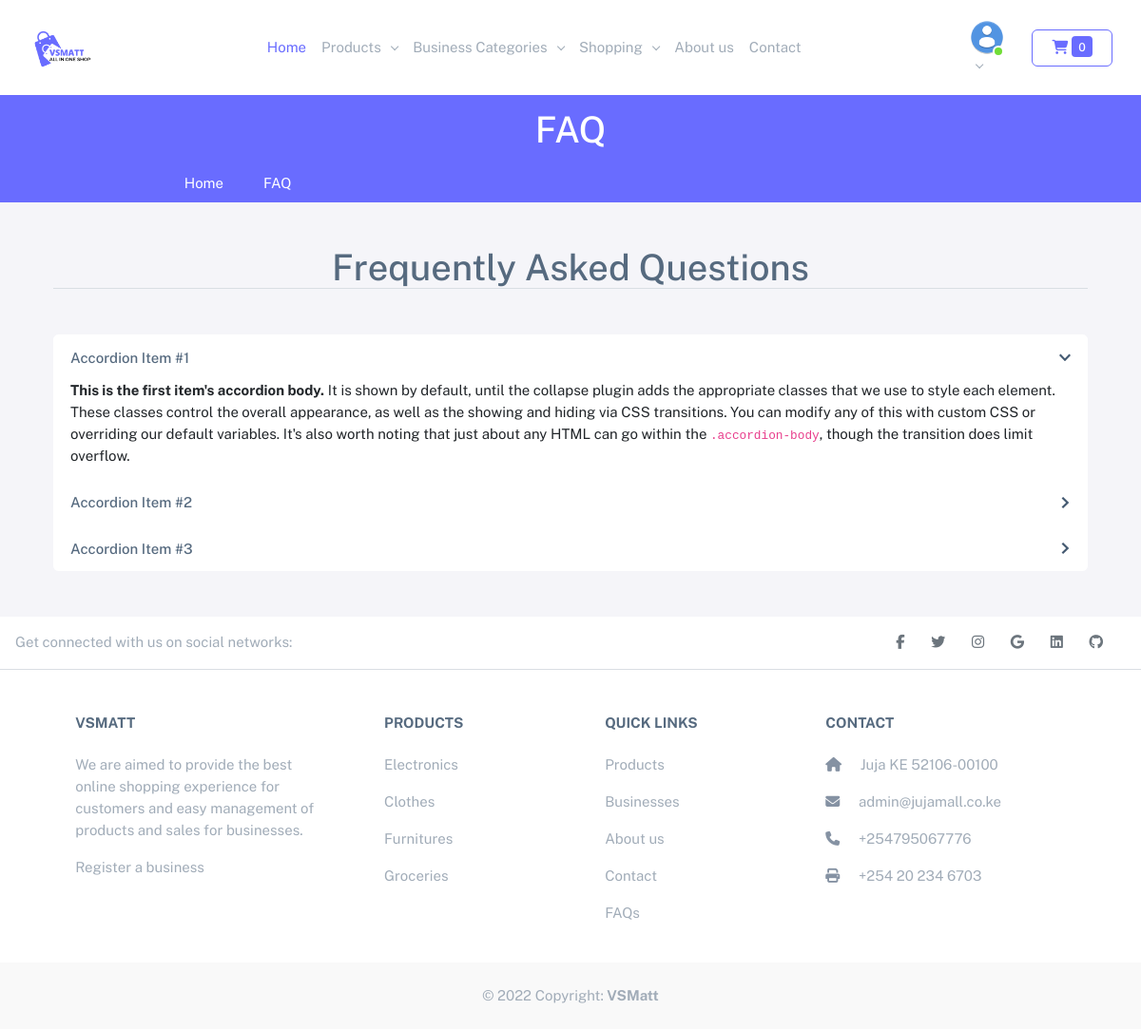
Page /faq on the committed database.
### core/models.py (models this page shows, shortened)
class JujaMall(models.Model):
    title = models.CharField(max_length=255)
    logo = models.ImageField(upload_to='uploads/jujamall/logo', blank=True, null=True)
    about_us = models.TextField(blank=True, null=True)
    phone_number = PhoneNumberField(blank=True, null=True)
    twitter = models.URLField(blank=True, null=True)
    facebook = models.URLField(blank=True, null=True)
    linkedin = models.URLField(blank=True, null=True)
    instagram = models.URLField(blank=True, null=True)
    github = models.URLField(blank=True, null=True)
    email = models.EmailField(blank=True, null=True)
    address = models.CharField(blank=True, null=True, max_length=256)
    set_current = models.BooleanField(default=False)
    longitude = models.DecimalField(max_digits=22, decimal_places=16, default=37.0106327842076)
    latitude = models.DecimalField(max_digits=22, decimal_places=16, default=-1.1139084362152138)
    def __str__(self):
        return self.title

### core/views.py (the view)
# urls.py: path('faq', views.faq, name='faq'),
def faq(request):
    title = 'FAQ'
    context = {
        'title': title,
    }
    return render(request, 'faq.html', context)

### business/context_processor.py (called while the page is built)
def business_categories(request):
    return {'business_categories': BusinessCategory.objects.all()}

### business/models.py (called while the page is built)
    def __str__(self):
        return self.title

    def get_absolute_url(self):
        return reverse('business:category', args=[self.slug])

### cart/cart.py (called while the page is built)
    def __len__(self):
        return sum(item['quantity'] for item in self.cart.values())

### cart/context_processor.py (called while the page is built)
def cart(request):
    return {'cart': Cart(request)}

### core/context_processor.py (called while the page is built)
def jujamall(request):
    return {'jujamall': JujaMall.objects.filter(set_current=True).first()}

### products/context_processor.py (called while the page is built)
def product_categories(request):
    return {"product_categories": ProductCategory.objects.all()}

### products/models.py (called while the page is built)
    def __str__(self):
        return self.title

    def get_absolute_url(self):
        return reverse(
            'products:category',
            args=[
                self.slug
            ])

### templates/faq.html (shortened to what this page needs)
{% extends 'base.html' %}
{% load static %}
{% block content %}
<div class="container my-5">
    <h1 class="border-bottom my-5 text-center">Frequently Asked Questions</h1>
    <div class="accordion" id="accordionPanelsStayOpenExample">
        <div class="accordion-item">
        <h2 class="accordion-header" id="panelsStayOpen-headingOne">
            <button class="accordion-button" type="button" data-bs-toggle="collapse" data-bs-target="#panelsStayOpen-collapseOne" aria-expanded="true" aria-controls="panelsStayOpen-collapseOne">
            Accordion Item #1
            </button>
        </h2>
        <div id="panelsStayOpen-collapseOne" class="accordion-collapse collapse show" aria-labelledby="panelsStayOpen-headingOne">
            <div class="accordion-body">
            <strong>This is the first item's accordion body.</strong> It is shown by default, until the collapse plugin adds the appropriate classes that we use to style each element. These classes control the overall appearance, as well as the showing and hiding via CSS transitions. You can modify any of this with custom CSS or overriding our default variables. It's also worth noting that just about any HTML can go within the <code>.accordion-body</code>, though the transition does limit overflow.
            </div>
        </div>
        </div>
        <div class="accordion-item">
        <h2 class="accordion-header" id="panelsStayOpen-headingTwo">
            <button class="accordion-button collapsed" type="button" data-bs-toggle="collapse" data-bs-target="#panelsStayOpen-collapseTwo" aria-expanded="false" aria-controls="panelsStayOpen-collapseTwo">
            Accordion Item #2
            </button>
        </h2>
        </div>
        <div class="accordion-item">
        <h2 class="accordion-header" id="panelsStayOpen-headingThree">
            <button class="accordion-button collapsed" type="button" data-bs-toggle="collapse" data-bs-target="#panelsStayOpen-collapseThree" aria-expanded="false" aria-controls="panelsStayOpen-collapseThree">
            Accordion Item #3
            </button>
        </h2>
        </div>
    </div>
</div>
{% endblock %}

### templates/partials/footer.html
<footer class="text-center text-lg-start bg-white text-muted">
    <section class="d-flex justify-content-center justify-content-lg-between p-3 border-bottom">
      <div class="me-5 d-none d-lg-block">
        <span>Get connected with us on social networks:</span>
      </div>
      <div>
        {% if jujamall.facebook %}
          <a href="{{ jujamall.facebook }}" class="me-4 link-secondary">
            <i class="fab fa-facebook-f"></i>
          </a>
        {% endif %}
        {% if jujamall.twitter %}
          <a href="{{ jujamall.twitter }}" class="me-4 link-secondary">
            <i class="fab fa-twitter"></i>
          </a>
        {% endif %}
        {% if jujamall.instagram %}
          <a href="{{ jujamall.instagram }}" class="me-4 link-secondary">
            <i class="fab fa-instagram"></i>
          </a>
        {% endif %}
        {% if jujamall.email %}
          <a href="mailto:{{ jujamall.email }}" class="me-4 link-secondary">
            <i class="fab fa-google"></i>
          </a>
        {% endif %}
        {% if jujamall.linkedin %}
          <a href="{{ jujamall.linkedin }}" class="me-4 link-secondary">
            <i class="fab fa-linkedin"></i>
          </a>
        {% endif %}
        {% if jujamall.github %}
          <a href="{{ jujamall.github }}" class="me-4 link-secondary">
            <i class="fab fa-github"></i>
          </a>
        {% endif %}
      </div>
    </section>
    <section class="">
      <div class="container text-center text-md-start mt-5">
        <div class="row mt-3">
          <div class="col-md-3 col-lg-4 col-xl-3 mx-auto mb-4">
            <h6 class="text-uppercase fw-bold mb-4">
              {{ jujamall | default:"VSMatt" }}
            </h6>
            <p>
              We are aimed to provide the best online shopping experience for customers and easy management of products and sales for businesses.
              <p><a href="{% url 'business:register_business' %}" class="text-reset">Register a business</a></p>
            </p>
          </div>
          <div class="col-md-2 col-lg-2 col-xl-2 mx-auto mb-4">
            <h6 class="text-uppercase fw-bold mb-4">
              Products
            </h6>
            <p>
              <a href="#!" class="text-reset">Electronics</a>
            </p>
            <p>
              <a href="#!" class="text-reset">Clothes</a>
            </p>
            <p>
              <a href="#!" class="text-reset">Furnitures</a>
            </p>
            <p>
              <a href="#!" class="text-reset">Groceries</a>
            </p>
          </div>
          <div class="col-md-3 col-lg-2 col-xl-2 mx-auto mb-4">
            <h6 class="text-uppercase fw-bold mb-4">
              Quick links
            </h6>
            <p>
              <a href="{% url 'products:products_list' %}" class="text-reset">Products</a>
            </p>
            <p>
              <a href="{% url 'business:businesses' %}" class="text-reset">Businesses</a>
            </p>
            <p>
              <a href="{% url 'about' %}" class="text-reset">About us</a>
            </p>
            <p>
              <a href="{% url 'contact' %}" class="text-reset">Contact</a>
            </p>
            <p>
              <a href="{% url 'faq' %}" class="text-reset">FAQs</a>
            </p>
          </div>
          <div class="col-md-4 col-lg-3 col-xl-3 mx-auto mb-md-0 mb-4">
            <h6 class="text-uppercase fw-bold mb-4">Contact</h6>
            <p><i class="fas fa-home me-3 text-secondary"></i> {{jujamall.address | default:"Juja KE 52106-00100"}} </p>
            <p>
              <i class="fas fa-envelope me-3 text-secondary"></i>
              {{jujamall.email | default:"info@vsmatt.co.ke"}}
            </p>
            <p><i class="fas fa-phone me-3 text-secondary"></i> {{ jujamall.phone_number | default:"+25495067776"}} </p>
            <p><i class="fas fa-print me-3 text-secondary"></i> +254 20 234 6703</p>
          </div>
        </div>
      </div>
    </section>
    <div class="text-center p-4" style="background-color: rgba(0, 0, 0, 0.025);">
      © 2022 Copyright:
      <a class="text-reset fw-bold text-decoration-none" href="https://vsmatt.co.ke/">VSMatt</a>
    </div>
  </footer>

### rows in the picture
JujaMall: title "VSMATT", address "Juja KE 52106-00100", email "admin@jujamall.co.ke", phone_number "+254795067776"

### other values in the picture
{{ cart|length }} "0"
{{ title }} "FAQ"
